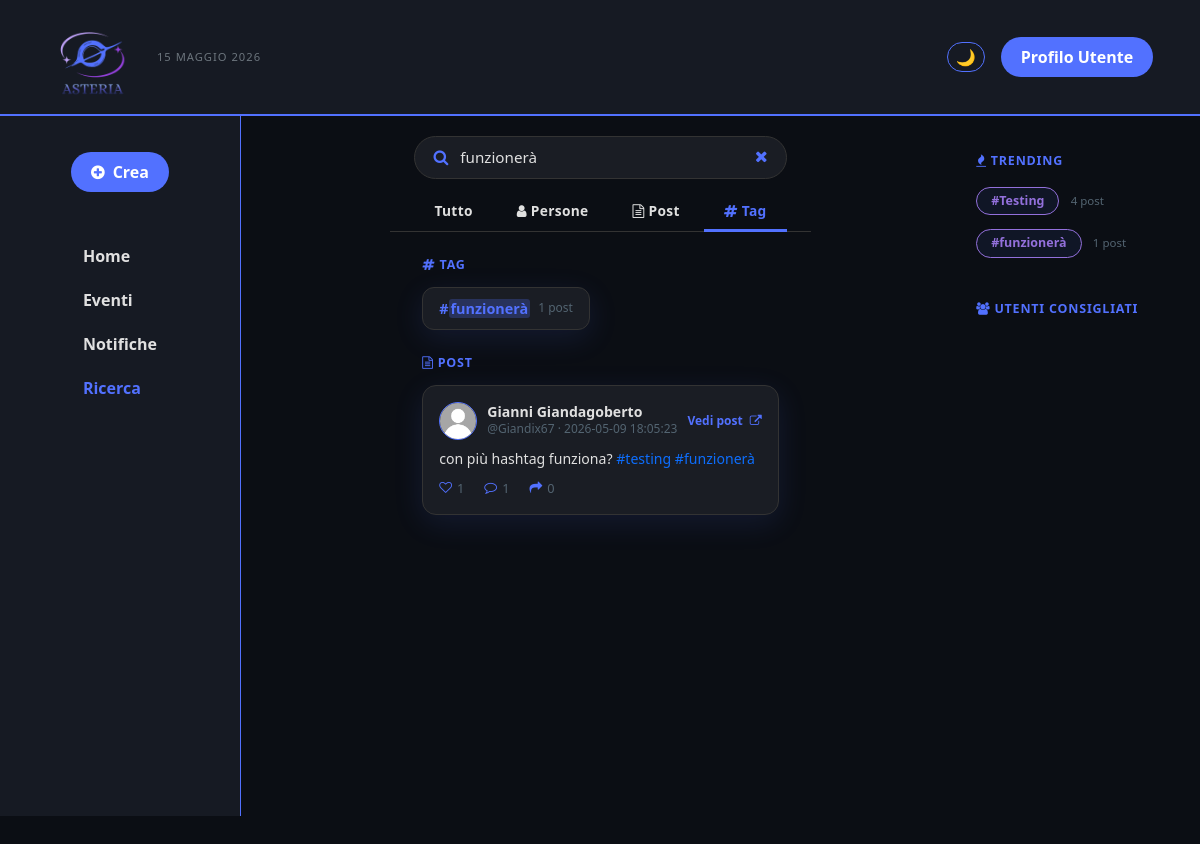
The app's page /ricerca.php?tag=funzionerà (signed in) with its own data.
### tables this page shows
CREATE TABLE `post` (
  `Id_Post` int(30) NOT NULL,
  `NumLike` int(4) DEFAULT 0,
  `Condivisioni` int(4) DEFAULT 0,
  `Allegato` varchar(100) DEFAULT NULL,
  `Descrizione` varchar(300) NOT NULL,
  `Data_post` datetime NOT NULL,
  `Utente` varchar(15) NOT NULL
);

CREATE TABLE `utenti` (
  `Nome` varchar(15) NOT NULL,
  `Cognome` varchar(15) NOT NULL,
  `NomeUtente` varchar(15) NOT NULL,
  `DataNascita` date DEFAULT NULL,
  `Foto` varchar(300) NOT NULL DEFAULT 'Utente.png',
  `Descrizione` varchar(200) DEFAULT NULL,
  `Password` varchar(100) NOT NULL,
  `Livello` int(2) NOT NULL DEFAULT 1
);

### Ricerca.php (the view, shortened to what this page needs)
<?php
include "Connessione.php";
$NomeUtente = $_SESSION['user'];
$query      = trim($_GET['q']   ?? '');
$filtro     = $_GET['f']        ?? 'tutto';
$tagCercato = trim($_GET['tag'] ?? '');
if ($tagCercato !== '') {
    $query  = $tagCercato;
    $filtro = 'tag';
}
$utenti = [];
$post   = [];
$tags   = [];
$trending = [];
try {
    $conn = new PDO("mysql:host=$host;dbname=$db", $user, $password);
    $conn->setAttribute(PDO::ATTR_ERRMODE, PDO::ERRMODE_EXCEPTION);
    $sqlTrending = "SELECT t.NomeTag, COUNT(tp.Id_Post) AS totale
                    FROM tag t
                    JOIN tagpost tp ON t.Id_Tag = tp.Id_Tag
                    GROUP BY t.Id_Tag
                    ORDER BY totale DESC
                    LIMIT 10";
    $trending = $conn->query($sqlTrending)->fetchAll(PDO::FETCH_ASSOC);
    if ($query !== '') {
        $like = '%' . $query . '%';
        if ($filtro === 'tutto' || $filtro === 'tag') {
            $sqlT = "SELECT t.NomeTag, COUNT(tp.Id_Post) AS totale
                     FROM tag t
                     JOIN tagpost tp ON t.Id_Tag = tp.Id_Tag
                     WHERE t.NomeTag LIKE ?
                     GROUP BY t.Id_Tag
                     ORDER BY totale DESC
                     LIMIT 20";
            $stmtT = $conn->prepare($sqlT);
            $stmtT->execute([$like]);
            $tags = $stmtT->fetchAll(PDO::FETCH_ASSOC);
        }
        if ($filtro === 'tag') {
            $sqlPT = "SELECT p.Id_Post, p.Descrizione, p.Allegato, p.Data_post,
                             p.NumLike, p.Condivisioni, p.Utente,
                             (SELECT COUNT(*) FROM commenti WHERE Id_Post = p.Id_Post) AS NumCommenti,
                             u.Nome, u.Cognome, u.Foto
                      FROM post p
                      JOIN utenti u ON u.NomeUtente = p.Utente
                      JOIN tagpost tp ON tp.Id_Post = p.Id_Post
                      JOIN tag t ON t.Id_Tag = tp.Id_Tag
                      WHERE t.NomeTag LIKE ?
                      ORDER BY p.Data_post DESC
                      LIMIT 30";
            $stmtPT = $conn->prepare($sqlPT);
            $stmtPT->execute([$like]);
            $postTag = $stmtPT->fetchAll(PDO::FETCH_ASSOC);
            if (!empty($postTag)) {
                $post = array_merge($post, $postTag);
                $seen = [];
                $post = array_filter($post, function($p) use (&$seen) {
                    if (in_array($p['Id_Post'], $seen)) return false;
                    $seen[] = $p['Id_Post'];
                    return true;
                });
            }
        }
    }
} catch (PDOException $e) {
    die("Errore database: " . $e->getMessage());
}
function highlight($testo, $query) {
    $escaped = htmlspecialchars($testo);
    $q = preg_quote(htmlspecialchars($query), '/');
    return preg_replace('/(' . $q . ')/i', '<mark style="background:rgba(82,113,255,0.25);color:inherit;border-radius:3px;padding:0 2px;">$1</mark>', $escaped);
}
function parseDescr($testo, $query = '') {
    $testo = htmlspecialchars($testo);
    $testo = preg_replace('/#([^\s!,?]+)/', '<a class="tag" href="ricerca.php?tag=$1">#$1</a>', $testo);
    $testo = preg_replace('/@([^\s!,?]+)/', '<a class="tag" href="Profilo.php?user=$1">@$1</a>', $testo);
    return $testo;
}
?>
<!DOCTYPE html>
<html lang="it">
<head>
    <link href="https://cdn.jsdelivr.net/npm/bootstrap@5.3.3/dist/css/bootstrap.min.css" rel="stylesheet">
    <link rel="stylesheet" href="//netdna.bootstrapcdn.com/font-awesome/4.1.0/css/font-awesome.min.css">
    <link rel="stylesheet" href="StileAsteria.css">
    <link rel="stylesheet" href="StileRicerca.css">
</head>
<body>
    <nav class="navbar navbar-expand-lg sticky-top">
        <div class="container-fluid px-0">
            <div class="nav-section-left d-flex align-items-center justify-content-center">
                <a class="navbar-brand d-flex align-items-center m-0" href="#">
                    <img src="LogoTrasparente.png" alt="Asteria Logo" class="logo-img">
                    <small id="current-date" class="text-secondary ms-2"
                           style="font-size:0.7rem; letter-spacing:1px; white-space:nowrap;"></small>
                </a>
            </div>
            <div class="nav-section-right d-flex align-items-center justify-content-center">
                <div class="theme-switch-wrapper me-3">
                    <button id="theme-toggle">🌙</button>
                </div>
                <button class="btn btn-custom rounded-pill fw-bold"
                        onclick="location.href='Profilo.php?user=<?= $NomeUtente ?>'">
                    Profilo Utente
                </button>
            </div>
        </div>
    </nav>
    <div class="contenitore">
        <div class="sezione sinistra">
            <div class="d-grid gap-2 p-3">
                <button class="btn btn-custom rounded-pill fw-bold"
                        onclick="location.href='CreaPost.php'">
                    <i class="fa fa-plus-circle me-2"></i>Crea
                </button>
            </div>
            <div class="mt-3">
                <li class="nav-item"><a class="nav-link px-3" href="Asteria.php">Home</a></li>
                <li class="nav-item"><a class="nav-link px-3" href="eventi.php">Eventi</a></li>
                <li class="nav-item"><a class="nav-link px-3" href="Asteria.php">Notifiche</a></li>
                <li class="nav-item">
                    <a class="nav-link px-3" href="ricerca.php"
                       style="color: var(--primary-color) !important;"></i>Ricerca
                    </a>
                </li>
            </div>
        </div>
        <div class="sezione centro">
            <div class="ricerca-header">
                <form method="GET" action="ricerca.php" id="form-ricerca">
                    <div class="ricerca-input-wrapper">
                        <i class="fa fa-search"></i>
                        <input type="text"
                               name="q"
                               id="input-ricerca"
                               placeholder="Cerca persone, post, #tag…"
                               value="<?= htmlspecialchars($query) ?>"
                               autocomplete="off">
                        <button type="button" class="clear-btn" id="clear-btn" onclick="clearRicerca()">
                            <i class="fa fa-times"></i>
                        </button>
                    </div>
                </form>
                <div class="filtri-tabs">
                    <button class="<?= $filtro === 'tutto'   ? 'active' : '' ?>"
                            onclick="setFiltro('tutto')">Tutto</button>
                    <button class="<?= $filtro === 'utenti'  ? 'active' : '' ?>"
                            onclick="setFiltro('utenti')">
                        <i class="fa fa-user me-1"></i>Persone
                    </button>
                    <button class="<?= $filtro === 'post'    ? 'active' : '' ?>"
                            onclick="setFiltro('post')">
                        <i class="fa fa-file-text-o me-1"></i>Post
                    </button>
                    <button class="<?= $filtro === 'tag'     ? 'active' : '' ?>"
                            onclick="setFiltro('tag')">
                        <i class="fa fa-hashtag me-1"></i>Tag
                    </button>
                </div>
            </div>
            <div class="ricerca-risultati">
                <?php if ($query === ''): ?>
                    <div class="ricerca-placeholder">
                        <i class="fa fa-search"></i>
                        <p>Cerca persone, post o hashtag</p>
                    </div>
                    <?php if (!empty($trending)): ?>
                    <div class="trending-section">
                        <div class="trending-title"><i class="fa fa-fire me-1"></i>Tag più usati</div>
                        <div class="trending-tags">
                            <?php foreach ($trending as $t): ?>
                                <button class="trending-tag"
                                        onclick="cercaTag('<?= htmlspecialchars($t['NomeTag']) ?>')">
                                    #<?= htmlspecialchars($t['NomeTag']) ?>
                                    <span style="opacity:0.6; font-weight:400; margin-left:4px;"><?= $t['totale'] ?></span>
                                </button>
                            <?php endforeach; ?>
                        </div>
                    </div>
                    <?php endif; ?>
                <?php else: ?>
                    <?php
                    $totale = count($utenti) + count($post) + count($tags);
                    if ($totale === 0):
                    ?>
                        <div class="nessun-risultato">
                            <i class="fa fa-inbox"></i>
                            <span>Nessun risultato per "<strong><?= htmlspecialchars($query) ?></strong>"</span>
                        </div>
                        <?php if (!empty($trending)): ?>
                        <div class="trending-section" style="margin-top:24px;">
                            <div class="trending-title"><i class="fa fa-fire me-1"></i>Tag più usati</div>
                            <div class="trending-tags">
                                <?php foreach ($trending as $t): ?>
                                    <button class="trending-tag"
                                            onclick="cercaTag('<?= htmlspecialchars($t['NomeTag']) ?>')">
                                        #<?= htmlspecialchars($t['NomeTag']) ?>
                                    </button>
                                <?php endforeach; ?>
                            </div>
                        </div>
                        <?php endif; ?>
                    <?php else: ?>
                        <?php if (!empty($tags)): ?>
                        <div class="sezione-label"><i class="fa fa-hashtag me-1"></i>Tag</div>
                        <div class="tag-lista">
                            <?php foreach ($tags as $t): ?>
                            <a href="ricerca.php?tag=<?= urlencode($t['NomeTag']) ?>&f=tag" class="tag-card">
                                <span class="tag-nome">#<?= highlight($t['NomeTag'], $query) ?></span>
                                <span class="tag-count"><?= $t['totale'] ?> post</span>
                            </a>
                            <?php endforeach; ?>
                        </div>
                        <?php endif; ?>
                        <?php if (!empty($post)): ?>
                        <div class="sezione-label"><i class="fa fa-file-text-o me-1"></i>Post</div>
                        <div class="post-lista">
                            <?php foreach ($post as $p): ?>
                            <div class="post-risultato">
                                <div class="post-ris-header">
                                    <img src="UploadProfili/<?= htmlspecialchars($p['Foto']) ?>"
                                         alt="avatar" class="post-ris-avatar">
                                    <div class="post-ris-meta">
                                        <div class="post-ris-nome">
                                            <a href="Profilo.php?user=<?= urlencode($p['Utente']) ?>"
                                               style="color:inherit;">
                                                <?= htmlspecialchars($p['Nome'] . ' ' . $p['Cognome']) ?>
                                            </a>
                                        </div>
                                        <div class="post-ris-info">
                                            @<?= htmlspecialchars($p['Utente']) ?>
                                            · <?= htmlspecialchars($p['Data_post']) ?>
                                        </div>
                                    </div>
                                    <a href="post.php?post=<?= $p['Id_Post'] ?>"
                                       style="font-size:0.75rem; color:var(--primary-color); font-weight:700;">
                                        Vedi post <i class="fa fa-external-link ms-1"></i>
                                    </a>
                                </div>
                                <div class="post-ris-testo">
                                    <?= parseDescr($p['Descrizione'], $query) ?>
                                </div>
                                <div class="post-ris-stats">
                                    <span><i class="fa fa-heart-o"></i> <?= $p['NumLike'] ?></span>
                                    <span><i class="fa fa-comment-o"></i> <?= $p['NumCommenti'] ?></span>
                                    <span><i class="fa fa-share"></i> <?= $p['Condivisioni'] ?></span>
                                </div>
                            </div>
                            <?php endforeach; ?>
                        </div>
                        <?php endif; ?>
                    <?php endif; ?>
                <?php endif; ?>
            </div>
        </div>
        <div class="sezione destra">
            <?php if (!empty($trending)): ?>
            <div style="padding: 16px; width:100%;">
                <div style="font-size:0.78rem; font-weight:800; color:var(--primary-color);
                            letter-spacing:0.8px; text-transform:uppercase; margin-bottom:12px;">
                    <i class="fa fa-fire me-1"></i>Trending
                </div>
                <?php foreach ($trending as $t): ?>
                <div style="margin-bottom:10px;">
                    <button class="trending-tag" style="font-size:0.78rem;"
                            onclick="cercaTag('<?= htmlspecialchars($t['NomeTag']) ?>')">
                        #<?= htmlspecialchars($t['NomeTag']) ?>
                    </button>
                    <span style="font-size:0.72rem; color:rgb(83,100,113); margin-left:6px;">
                        <?= $t['totale'] ?> post
                    </span>
                </div>
                <?php endforeach; ?>
            </div>
            <?php endif; ?>
            <div style="padding: 16px; width:100%;">
            <div style="font-size:0.78rem; font-weight:800; color:var(--primary-color);
                        letter-spacing:0.8px; text-transform:uppercase; margin-bottom:12px;">
                <i class="fa fa-users me-1"></i>Utenti Consigliati
            </div>
            <div class="profiliScroll">
            </div>
        </div>
    </div>
</body>
</html>

### records on screen
post: Utente.Foto (picture), Utente.Cognome "Gianni Giandagoberto", Utente "Giandix67", Data_post "2026-05-09 18:05:23", Descrizione "con più hashtag funziona? #testing #funzionerà", NumLike "1", NumCommenti "1", Condivisioni "0"

### other values on screen
$t['totale'] "1"
$t['NomeTag'] "Testing"
$t['totale'] "4"
$t['NomeTag'] "funzionerà"
